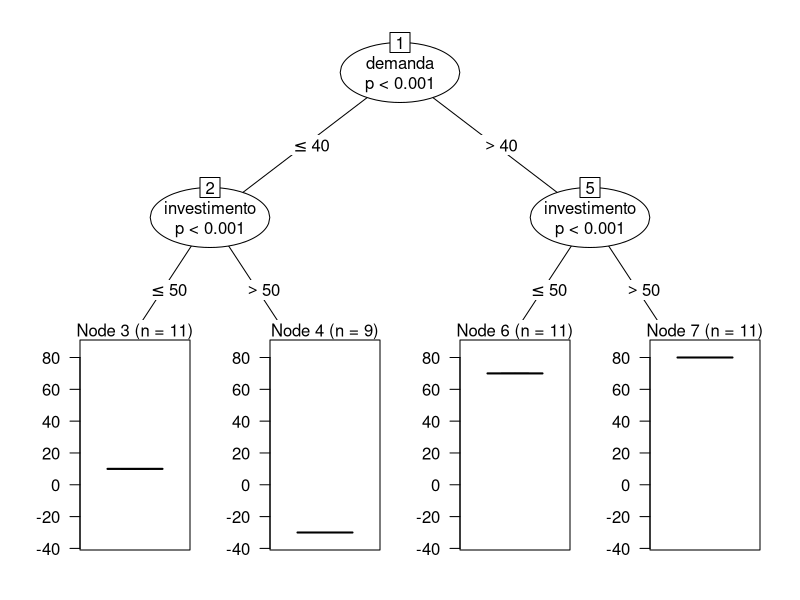

Reproduce this figure in R.
base <- read.csv("base.txt",header = TRUE,sep = ";")
library("partykit")
ct <- ctree(retorno  ~ vme + investimento + demanda , data = base)
plot(ct)
